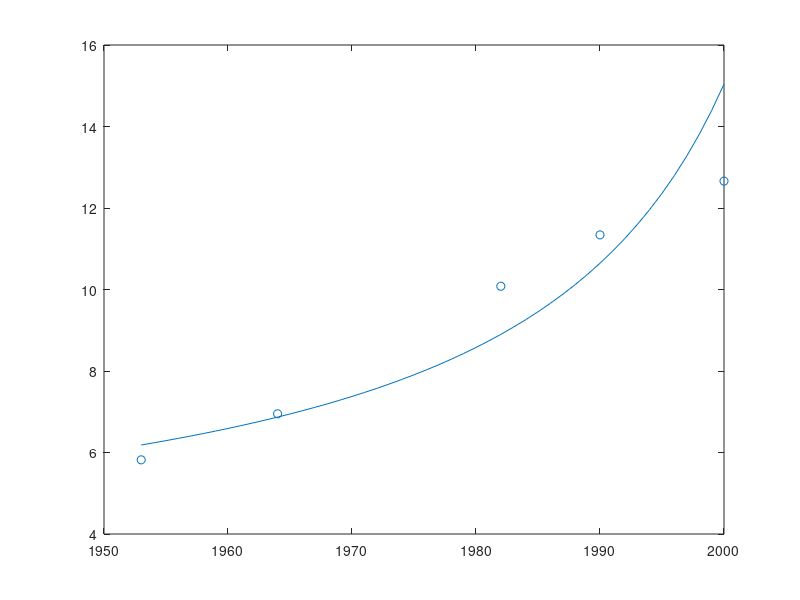

Write MATLAB code to recreate this figure.
x = [1953 1964 1982 1990 2000]';
y = [5.82 6.95 10.08 11.34 12.66]';
A = [ones(5,1) x -x.*y];
z = A\y;

v = (1953:2000);
plot(v,(z(1)+z(2)*v)./(1+z(3)*v))
hold on;
scatter(x,y);